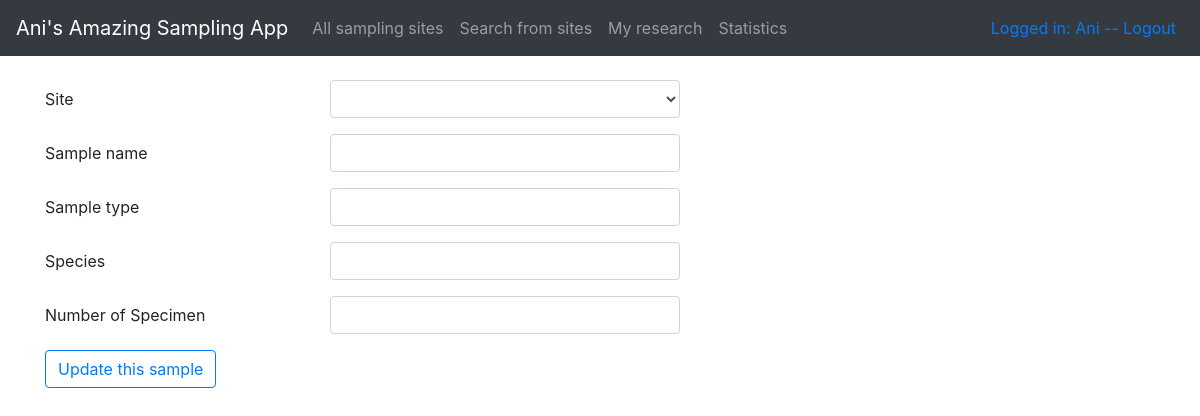
The page /samples/save/1 (signed in) on the database as committed earlier.
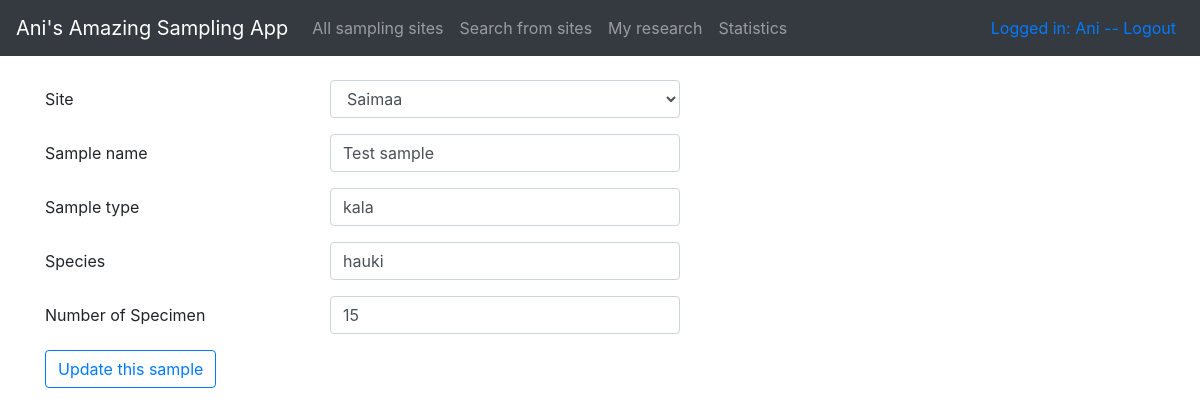
The same page on the database as committed later.
### application/samples/models.py (models this page shows, shortened)
class Sample(Base):
    __tablename__="sample"
    samplename = db.Column(db.String(144), nullable=False)
    sampletype = db.Column(db.String(144), nullable=False, index=True)
    species = db.Column(db.String(144), nullable=False, index=True)
    amount = db.Column(db.String(144), nullable=False)
    site_id = db.Column(db.Integer, db.ForeignKey('site.id'),
                           nullable=False)

### application/samples/views.py (the view, shortened to what this page needs)
@app.route("/samples/save/<sample_id>", methods=["GET", "POST"])
@login_required()
def samples_save(sample_id):
    form = EditSampleForm(request.form)
    form.site_id.choices = [(g.id, g.name) for g in Site.query.order_by(Site.name).all()]
    s = Sample.query.filter_by(id=sample_id).first()
    if not form.validate_on_submit():
        return render_template("samples/edit.html", sample=s, form=form)

### application/samples/forms.py
class EditSampleForm(FlaskForm):
    site_id = SelectField("Site", coerce=int)
    samplename = StringField("Sample name", [validators.Length(min=2, max=20)])
    sampletype = StringField("Sample type", [validators.Length(min=2, max=20)])
    species = StringField("Species", [validators.Length(min=2, max=40)])
    amount = StringField("Number of Specimen", [validators.Length(min=1, max=4)])
    class Meta:
        csrf = False

### application/__init__.py (called while the page is built)
def login_required(role="ANY"):
    def wrapper(fn):
        @wraps(fn)
        def decorated_view(*args, **kwargs):
            if not current_user:
                return login_manager.unauthorized()
            if not current_user.is_authenticated:
                return login_manager.unauthorized()
            unauthorized = False
            if role != "ANY":
                unauthorized = True
                for user_role in current_user.roles():
                    if user_role == role:
                        unauthorized = False
                        break
            if unauthorized:
                return login_manager.unauthorized()
            return fn(*args, **kwargs)
        return decorated_view
    return wrapper

### application/templates/samples/edit.html (shortened to what this page needs)
{% extends "layout.html" %}
{% block body %}
<form method="POST" action="{{ url_for('samples_save', sample_id=sample.id)}}">
    <div class="form-group row">
        <label for="siteName" class="col-sm-3 col-form-label">Site</label>
        <div class="col-4">
            {{ form.site_id(class="form-control") }}
        </div>
        <div>
        </div>
    </div>
    <div class="form-group row">
        <label for="sampleName" class="col-sm-3 col-form-label">Sample name</label>
        <div class="col-4">
            {{ form.samplename(value=sample.samplename, class="form-control") }}
        </div>
        <div>
        </div>
    </div>
    <div class="form-group row">
        <label for="sampleType" class="col-sm-3 col-form-label">Sample type</label>
        <div class="col-4">
            {{ form.sampletype(value=sample.sampletype, class="form-control") }}
        </div>
        <div>
        </div>
    </div>
    <div class="form-group row">
        <label for="sampleSpecies" class="col-sm-3 col-form-label">Species</label>
        <div class="col-4">
            {{ form.species(value=sample.species, class="form-control") }}
        </div>
        <div>
        </div>
    </div>
    <div class="form-group row">
        <label for="sampleAmount" class="col-sm-3 col-form-label">Number of Specimen</label>
        <div class="col-4">
            {{ form.amount(value=sample.amount, class="form-control") }}
        </div>
        <div>
        </div>
    </div>
    <div class="form-group row">
        <div class="col-4">
            <input type="submit" value="Update this sample" class="btn btn-outline-primary" />
        </div>
    </div>
</form>
{% endblock %}

Rows that differ between the two databases and show on the page:
added Sample: site_id "Saimaa", samplename "Test sample", sampletype "kala", species "hauki", amount "15"
